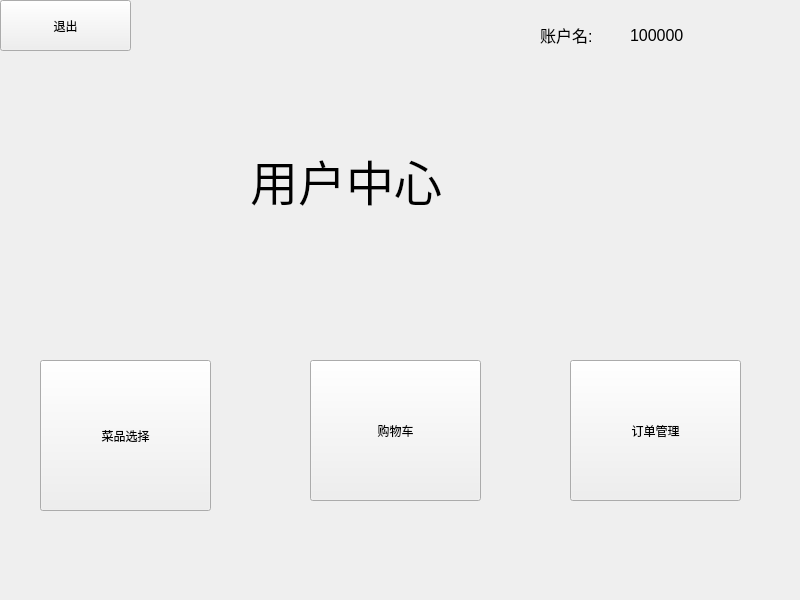
<?xml version="1.0" encoding="UTF-8"?>
<ui version="4.0">
 <class>Client_mainp</class>
 <widget class="QWidget" name="Client_mainp">
  <property name="geometry">
   <rect>
    <x>0</x>
    <y>0</y>
    <width>800</width>
    <height>600</height>
   </rect>
  </property>
  <property name="windowTitle">
   <string>Form</string>
  </property>
  <widget class="QPushButton" name="shopcar_Button">
   <property name="geometry">
    <rect>
     <x>310</x>
     <y>360</y>
     <width>171</width>
     <height>141</height>
    </rect>
   </property>
   <property name="text">
    <string>购物车</string>
   </property>
  </widget>
  <widget class="QLabel" name="Client_id_label">
   <property name="geometry">
    <rect>
     <x>630</x>
     <y>20</y>
     <width>121</width>
     <height>31</height>
    </rect>
   </property>
   <property name="text">
    <string>&lt;html&gt;&lt;head/&gt;&lt;body&gt;&lt;p&gt;&lt;span style=&quot; font-size:12pt;&quot;&gt;100000&lt;/span&gt;&lt;/p&gt;&lt;/body&gt;&lt;/html&gt;</string>
   </property>
  </widget>
  <widget class="QPushButton" name="foodchoice_Button">
   <property name="geometry">
    <rect>
     <x>40</x>
     <y>360</y>
     <width>171</width>
     <height>151</height>
    </rect>
   </property>
   <property name="text">
    <string>菜品选择</string>
   </property>
  </widget>
  <widget class="QLabel" name="label_2">
   <property name="geometry">
    <rect>
     <x>240</x>
     <y>130</y>
     <width>291</width>
     <height>101</height>
    </rect>
   </property>
   <property name="minimumSize">
    <size>
     <width>81</width>
     <height>31</height>
    </size>
   </property>
   <property name="styleSheet">
    <string notr="true">font: 18pt &quot;Microsoft YaHei UI&quot;;</string>
   </property>
   <property name="lineWidth">
    <number>6</number>
   </property>
   <property name="text">
    <string>&lt;html&gt;&lt;head/&gt;&lt;body&gt;&lt;p&gt;&lt;span style=&quot; font-size:36pt;&quot;&gt;用户中心&lt;/span&gt;&lt;/p&gt;&lt;/body&gt;&lt;/html&gt;</string>
   </property>
   <property name="scaledContents">
    <bool>false</bool>
   </property>
   <property name="wordWrap">
    <bool>false</bool>
   </property>
   <property name="margin">
    <number>10</number>
   </property>
   <property name="indent">
    <number>10</number>
   </property>
  </widget>
  <widget class="QPushButton" name="quitButton">
   <property name="geometry">
    <rect>
     <x>0</x>
     <y>0</y>
     <width>131</width>
     <height>51</height>
    </rect>
   </property>
   <property name="minimumSize">
    <size>
     <width>0</width>
     <height>0</height>
    </size>
   </property>
   <property name="text">
    <string>退出</string>
   </property>
  </widget>
  <widget class="QPushButton" name="ordermng_Button">
   <property name="geometry">
    <rect>
     <x>570</x>
     <y>360</y>
     <width>171</width>
     <height>141</height>
    </rect>
   </property>
   <property name="text">
    <string>订单管理</string>
   </property>
  </widget>
  <widget class="QLabel" name="label">
   <property name="geometry">
    <rect>
     <x>540</x>
     <y>20</y>
     <width>71</width>
     <height>31</height>
    </rect>
   </property>
   <property name="text">
    <string>&lt;html&gt;&lt;head/&gt;&lt;body&gt;&lt;p&gt;&lt;span style=&quot; font-size:12pt;&quot;&gt;账户名:&lt;/span&gt;&lt;/p&gt;&lt;/body&gt;&lt;/html&gt;</string>
   </property>
  </widget>
 </widget>
 <resources/>
 <connections/>
</ui>
